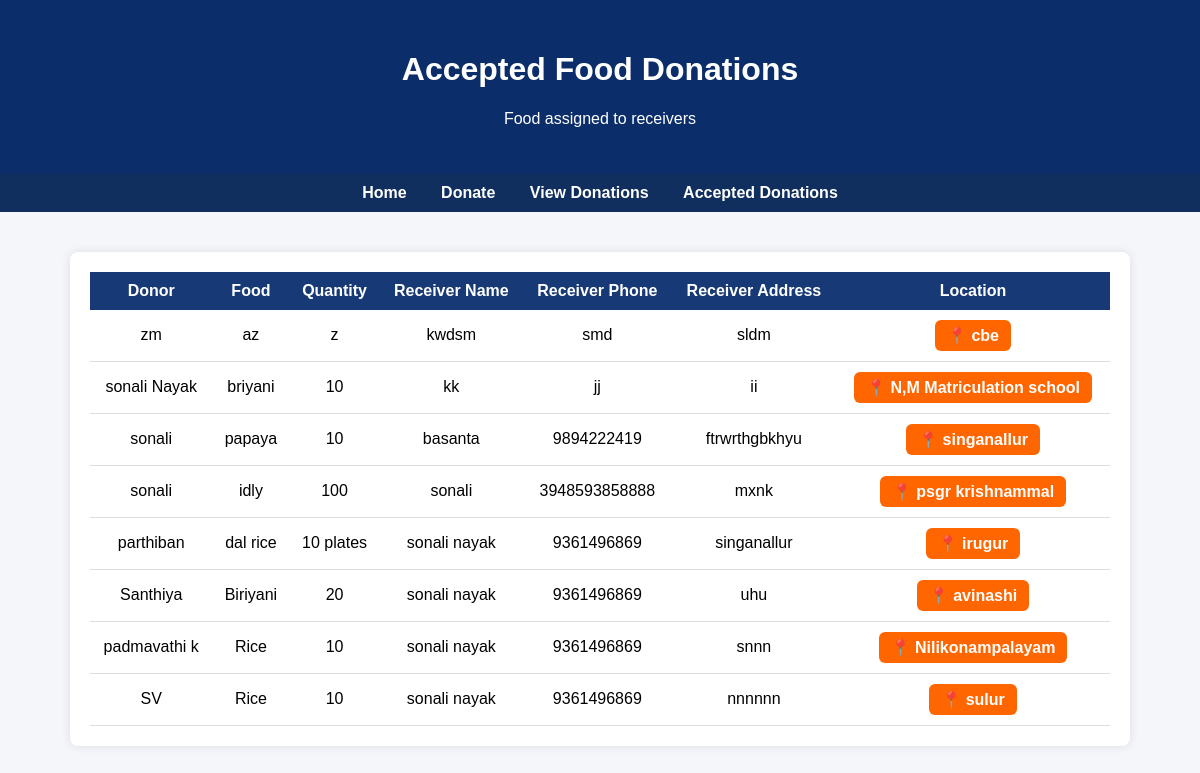
The page /accepted on the database its author committed.
### tables this page shows
CREATE TABLE donations(
        id INTEGER PRIMARY KEY AUTOINCREMENT,
        name TEXT,
        food TEXT,
        quantity TEXT,
        location TEXT,
        phone TEXT,
        address TEXT,
        expiry TEXT,
        latitude TEXT,
        longitude TEXT,
        accepted INTEGER DEFAULT 0,
        receiver_name TEXT,
        receiver_phone TEXT,
        receiver_address TEXT
    );

### app.py (the view)
@app.route('/accepted')
def accepted():
    conn = sqlite3.connect('database.db')
    cur = conn.cursor()
    cur.execute("SELECT * FROM donations WHERE accepted=1")
    donations = cur.fetchall()
    conn.close()
    return render_template('accepted.html', donations=donations)

### templates/accepted.html (shortened to what this page needs)
<!DOCTYPE html>
<html>
<head>
</head>
<body>
<header>
<h1>Accepted Food Donations</h1>
<p>Food assigned to receivers</p>
</header>
<nav>
<a href="/">Home</a>
<a href="/donate">Donate</a>
<a href="/view">View Donations</a>
<a href="/accepted">Accepted Donations</a>
</nav>
<div class="container">
<table>
<tr>
    <th>Donor</th>
    <th>Food</th>
    <th>Quantity</th>
    <th>Receiver Name</th>
    <th>Receiver Phone</th>
    <th>Receiver Address</th>
    <th>Location</th>
</tr>
{% for donation in donations %}
<tr>
    <td>{{ donation[1] }}</td>
    <td>{{ donation[2] }}</td>
    <td>{{ donation[3] }}</td>
    <td>{{ donation[11] }}</td>
    <td>{{ donation[12] }}</td>
    <td>{{ donation[13] }}</td>
<td>
    {% if donation[4] %}
        <a class="map-btn" target="_blank"
           href="https://www.google.com/maps?q={{ donation[4] }}">
            📍 {{ donation[4] }}
        </a>
    {% else %}
        <span style="color:gray;">Not Available</span>
    {% endif %}
</td>
</tr>
{% endfor %}
</table>
</div>
</body>
</html>

### templates/accepted.html (style rules this page uses)
body { font-family:Arial; background:#f4f6f9; margin:0; }
header { background:#0b2e6b; color:white; padding:30px; text-align:center; }
nav { background:#102f5e; padding:10px; text-align:center; }
nav a { color:white; margin:15px; text-decoration:none; font-weight:bold; }
.container { width:85%; margin:auto; margin-top:40px; background:white; padding:20px; border-radius:8px; box-shadow:0 0 10px rgba(0,0,0,0.1); }
table { width:100%; border-collapse:collapse; }
th { background:#173a77; color:white; padding:10px; }
td { padding:10px; text-align:center; border-bottom:1px solid #ddd; }
.map-btn { background:#ff6600; color:white; padding:6px 12px; border-radius:6px; text-decoration:none; font-weight:bold; display:inline-block; }

### rows shown on the page
donations: name "zm", food "az", quantity "z", receiver_name "kwdsm", receiver_phone "smd", receiver_address "sldm", location "cbe"
donations: name "sonali Nayak", food "briyani", quantity "10", receiver_name "kk", receiver_phone "jj", receiver_address "ii", location "N,M Matriculation school"
donations: name "sonali", food "papaya", quantity "10", receiver_name "basanta", receiver_phone "9894222419", receiver_address "ftrwrthgbkhyu", location "singanallur"
donations: name "sonali", food "idly", quantity "100", receiver_name "sonali", receiver_phone "3948593858888", receiver_address "mxnk", location "psgr krishnammal"
donations: name "parthiban", food "dal rice", quantity "10 plates", receiver_name "sonali nayak", receiver_phone "9361496869", receiver_address "singanallur", location "irugur"
donations: name "Santhiya", food "Biriyani", quantity "20", receiver_name "sonali nayak", receiver_phone "9361496869", receiver_address "uhu", location "avinashi"
donations: name "padmavathi k", food "Rice", quantity "10", receiver_name "sonali nayak", receiver_phone "9361496869", receiver_address "snnn", location "Nilikonampalayam"
donations: name "SV", food "Rice", quantity "10", receiver_name "sonali nayak", receiver_phone "9361496869", receiver_address "nnnnnn", location "sulur"
